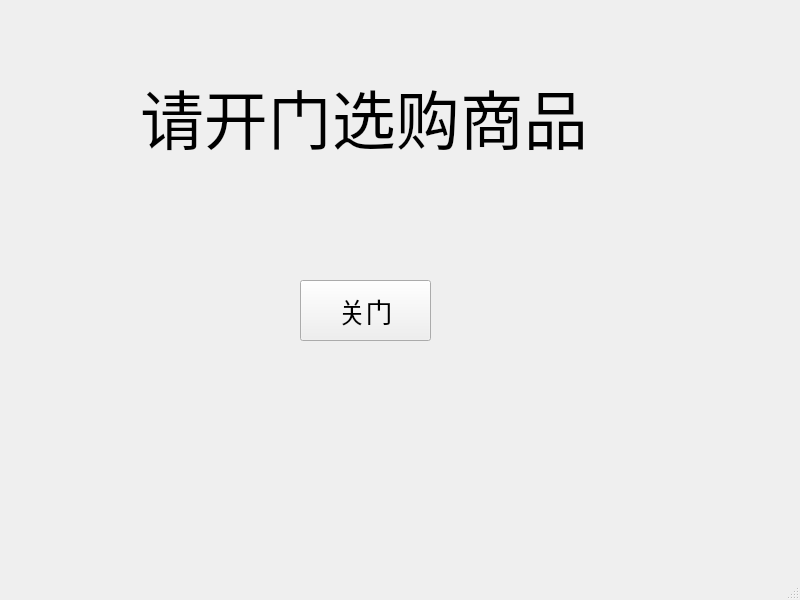
<?xml version="1.0" encoding="UTF-8"?>
<ui version="4.0">
 <class>MainWindow</class>
 <widget class="QMainWindow" name="MainWindow">
  <property name="geometry">
   <rect>
    <x>0</x>
    <y>0</y>
    <width>800</width>
    <height>600</height>
   </rect>
  </property>
  <property name="windowTitle">
   <string>MainWindow</string>
  </property>
  <widget class="QWidget" name="centralwidget">
   <widget class="QLabel" name="label">
    <property name="geometry">
     <rect>
      <x>140</x>
      <y>40</y>
      <width>491</width>
      <height>151</height>
     </rect>
    </property>
    <property name="font">
     <font>
      <family>楷体</family>
      <pointsize>48</pointsize>
     </font>
    </property>
    <property name="text">
     <string>请开门选购商品</string>
    </property>
   </widget>
   <widget class="QPushButton" name="pushButton">
    <property name="geometry">
     <rect>
      <x>300</x>
      <y>280</y>
      <width>131</width>
      <height>61</height>
     </rect>
    </property>
    <property name="font">
     <font>
      <family>楷体</family>
      <pointsize>20</pointsize>
     </font>
    </property>
    <property name="text">
     <string>关门</string>
    </property>
   </widget>
  </widget>
  <widget class="QMenuBar" name="menubar">
   <property name="geometry">
    <rect>
     <x>0</x>
     <y>0</y>
     <width>800</width>
     <height>21</height>
    </rect>
   </property>
  </widget>
  <widget class="QStatusBar" name="statusbar"/>
 </widget>
 <resources/>
 <connections/>
</ui>
